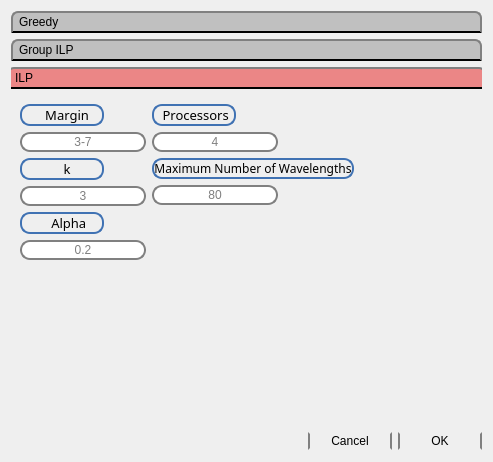
<?xml version="1.0" encoding="UTF-8"?>
<ui version="4.0">
 <class>RWA_Window</class>
 <widget class="QWidget" name="RWA_Window">
  <property name="geometry">
   <rect>
    <x>0</x>
    <y>0</y>
    <width>493</width>
    <height>462</height>
   </rect>
  </property>
  <property name="windowTitle">
   <string>RWA_Window</string>
  </property>
  <layout class="QGridLayout" name="gridLayout">
   <item row="0" column="0">
    <widget class="QToolBox" name="RW_toolBox">
     <property name="styleSheet">
      <string notr="true">QToolBox::tab {
	background-color: rgb(192, 192, 192);
     border: 2px solid gray; 
     
     border-bottom-color: Ea8686; /* same as the pane color */
     border-top-left-radius: 7px;
     border-top-right-radius: 7px;
     min-width: 28ex;
     padding: 2px; 
     
	
	font: 25 9pt &quot;Bahnschrift condensed&quot;;
}

QToolBox::tab:selected {
	background-color:#Eb8686; /* same as pane color */ 
     margin-left: -4px;
     margin-right: -4px;
	font: 63 9pt &quot;Bahnschrift SemiBold&quot;;
}

</string>
     </property>
     <property name="currentIndex">
      <number>2</number>
     </property>
     <widget class="QWidget" name="Greedy">
      <property name="geometry">
       <rect>
        <x>0</x>
        <y>0</y>
        <width>475</width>
        <height>321</height>
       </rect>
      </property>
      <attribute name="label">
       <string>Greedy</string>
      </attribute>
      <layout class="QGridLayout" name="gridLayout_4">
       <item row="1" column="0">
        <layout class="QFormLayout" name="formLayout_13">
         <item row="0" column="0">
          <widget class="QLabel" name="Greedy_Alpha_Label">
           <property name="font">
            <font>
             <family>Bahnschrift Condensed</family>
             <pointsize>10</pointsize>
             <weight>9</weight>
             <italic>false</italic>
             <bold>false</bold>
            </font>
           </property>
           <property name="styleSheet">
            <string notr="true"> QLabel {
    
    border-radius: 10px;
    
	
	font: 75 10pt &quot;Bahnschrift Condensed&quot;;
	
    border: 2px solid #8f8f91; min-width: 80px;
	border-color: #4072B3; 
}</string>
           </property>
           <property name="text">
            <string>      Alpha  </string>
           </property>
           <property name="alignment">
            <set>Qt::AlignCenter</set>
           </property>
          </widget>
         </item>
         <item row="1" column="0">
          <widget class="QLineEdit" name="Greedy_Alpha_LineEdit">
           <property name="styleSheet">
            <string notr="true"> QLineEdit {
    border: 2px solid gray;
    border-radius: 10px;
    padding: 0 8px;
    selection-background-color: darkgray;
}</string>
           </property>
           <property name="text">
            <string/>
           </property>
           <property name="alignment">
            <set>Qt::AlignCenter</set>
           </property>
           <property name="placeholderText">
            <string>0.2</string>
           </property>
           <property name="clearButtonEnabled">
            <bool>true</bool>
           </property>
          </widget>
         </item>
        </layout>
       </item>
       <item row="0" column="0">
        <layout class="QGridLayout" name="mergindemands_gridlayout_3">
         <item row="0" column="0">
          <widget class="QLabel" name="Mergin_DemandRe_Label">
           <property name="font">
            <font>
             <family>Bahnschrift</family>
             <pointsize>9</pointsize>
             <weight>50</weight>
             <bold>false</bold>
            </font>
           </property>
           <property name="styleSheet">
            <string notr="true"/>
           </property>
           <property name="text">
            <string>Merging demands</string>
           </property>
           <property name="alignment">
            <set>Qt::AlignCenter</set>
           </property>
          </widget>
         </item>
         <item row="0" column="1">
          <widget class="QComboBox" name="Mergin_DemandRe_LineEdit">
           <property name="font">
            <font>
             <family>Bahnschrift</family>
             <pointsize>9</pointsize>
            </font>
           </property>
           <property name="styleSheet">
            <string notr="true">QComboBox {
    
    border-radius: 0px;
    padding: 1px 18px 1px 5px;
    min-width: 6em; 
    
	border:1px solid rgb(0, 139, 208);
	
   
	
}





/* QComboBox gets the &quot;on&quot; state when the popup is open */


QComboBox:on { /* shift the text when the popup opens */
    padding-top: 3px;
    padding-left: 4px;
}

QComboBox::drop-down {
    subcontrol-origin: padding;
    subcontrol-position: top right;
    width: 20px;
    
	
    border-left-width: 2px;
    border-left-color: darkblue;
    border-left-style: solid; /* just a single line */
    border-top-right-radius: 0px; /* same radius as the QComboBox */
    border-bottom-right-radius: 0px;
}

QComboBox::down-arrow {
   
	image: url(:/newPrefix/dropdown.png); 
    
	
}

QComboBox::down-arrow:on { /* shift the arrow when popup is open */
    
	
	image: url(:/newPrefix/dropup.png);
}


QComboBox QAbstractItemView {
    
	border-color:2px solid blue;
   }</string>
           </property>
           <property name="editable">
            <bool>false</bool>
           </property>
           <property name="currentText">
            <string>True</string>
           </property>
           <item>
            <property name="text">
             <string>True</string>
            </property>
           </item>
           <item>
            <property name="text">
             <string>False</string>
            </property>
           </item>
          </widget>
         </item>
        </layout>
       </item>
       <item row="2" column="0">
        <layout class="QFormLayout" name="formLayout_15">
         <item row="0" column="0">
          <widget class="QLabel" name="Greedy_Margin_Label">
           <property name="font">
            <font>
             <family>Bahnschrift Condensed</family>
             <pointsize>10</pointsize>
             <weight>9</weight>
             <italic>false</italic>
             <bold>false</bold>
            </font>
           </property>
           <property name="styleSheet">
            <string notr="true"> QLabel {
    
    border-radius: 10px;
    
	
	font: 75 10pt &quot;Bahnschrift Condensed&quot;;
	
    border: 2px solid #8f8f91; min-width: 80px;
	border-color: #4072B3; 
}</string>
           </property>
           <property name="text">
            <string>    Margin </string>
           </property>
           <property name="alignment">
            <set>Qt::AlignCenter</set>
           </property>
          </widget>
         </item>
         <item row="1" column="0">
          <widget class="QLineEdit" name="Greedy_Margin_LineEdit">
           <property name="styleSheet">
            <string notr="true">
 QLineEdit {
    border: 2px solid gray;
    border-radius: 10px;
    padding: 0 8px;
    selection-background-color: darkgray;
}</string>
           </property>
           <property name="text">
            <string/>
           </property>
           <property name="alignment">
            <set>Qt::AlignCenter</set>
           </property>
           <property name="placeholderText">
            <string>3-7</string>
           </property>
           <property name="clearButtonEnabled">
            <bool>true</bool>
           </property>
          </widget>
         </item>
        </layout>
       </item>
       <item row="1" column="1">
        <layout class="QFormLayout" name="formLayout_14">
         <item row="0" column="0">
          <widget class="QLabel" name="Greedy_Iteration_Label">
           <property name="font">
            <font>
             <family>Bahnschrift Condensed</family>
             <pointsize>10</pointsize>
             <weight>9</weight>
             <italic>false</italic>
             <bold>false</bold>
            </font>
           </property>
           <property name="styleSheet">
            <string notr="true"> QLabel {
    
    border-radius: 10px;
    
	
	font: 75 10pt &quot;Bahnschrift Condensed&quot;;
	
    border: 2px solid #8f8f91; min-width: 80px;
	border-color: #4072B3; 
}</string>
           </property>
           <property name="midLineWidth">
            <number>7</number>
           </property>
           <property name="text">
            <string>  Iteration   </string>
           </property>
           <property name="alignment">
            <set>Qt::AlignCenter</set>
           </property>
          </widget>
         </item>
         <item row="1" column="0">
          <widget class="QLineEdit" name="Greedy_Iteration_LineEdit">
           <property name="styleSheet">
            <string notr="true">
 QLineEdit {
    border: 2px solid gray;
    border-radius: 10px;
    padding: 0 8px;
    selection-background-color: darkgray;
}</string>
           </property>
           <property name="text">
            <string/>
           </property>
           <property name="alignment">
            <set>Qt::AlignCenter</set>
           </property>
           <property name="placeholderText">
            <string>4</string>
           </property>
           <property name="clearButtonEnabled">
            <bool>true</bool>
           </property>
          </widget>
         </item>
        </layout>
       </item>
       <item row="3" column="1">
        <layout class="QFormLayout" name="formLayout_18">
         <item row="0" column="0">
          <widget class="QLabel" name="Greedy_MaxNW_Label">
           <property name="font">
            <font>
             <family>Bahnschrift Condensed</family>
             <pointsize>9</pointsize>
             <weight>9</weight>
             <italic>false</italic>
             <bold>false</bold>
            </font>
           </property>
           <property name="styleSheet">
            <string notr="true">  QLabel {
    
    border-radius: 10px;
    
	
	font: 75 9pt &quot;Bahnschrift Condensed&quot;;
	
    border: 2px solid #8f8f91; min-width: 80px;
	border-color: #4072B3; 
}</string>
           </property>
           <property name="text">
            <string>Maximum Number of Wavelengths</string>
           </property>
           <property name="alignment">
            <set>Qt::AlignCenter</set>
           </property>
          </widget>
         </item>
         <item row="1" column="0">
          <widget class="QLineEdit" name="Greedy_MaxNW_LineEdit">
           <property name="styleSheet">
            <string notr="true"> QLineEdit {
    border: 2px solid gray;
    border-radius: 10px;
    padding: 0 8px;
    selection-background-color: darkgray;
}</string>
           </property>
           <property name="text">
            <string/>
           </property>
           <property name="alignment">
            <set>Qt::AlignCenter</set>
           </property>
           <property name="placeholderText">
            <string>80</string>
           </property>
           <property name="clearButtonEnabled">
            <bool>true</bool>
           </property>
          </widget>
         </item>
        </layout>
       </item>
       <item row="2" column="1">
        <layout class="QFormLayout" name="formLayout_16">
         <item row="0" column="0">
          <widget class="QLabel" name="Greedy_Processors_Label">
           <property name="font">
            <font>
             <family>Bahnschrift Condensed</family>
             <pointsize>10</pointsize>
             <weight>9</weight>
             <italic>false</italic>
             <bold>false</bold>
            </font>
           </property>
           <property name="styleSheet">
            <string notr="true">  QLabel {
    
    border-radius: 10px;
    
	
	font: 75 10pt &quot;Bahnschrift Condensed&quot;;
	
    border: 2px solid #8f8f91; min-width: 80px;
	border-color: #4072B3; 
}</string>
           </property>
           <property name="text">
            <string> Processors</string>
           </property>
           <property name="alignment">
            <set>Qt::AlignCenter</set>
           </property>
          </widget>
         </item>
         <item row="1" column="0">
          <widget class="QLineEdit" name="Greedy_Processors_LineEdit">
           <property name="styleSheet">
            <string notr="true">
 QLineEdit {
    border: 2px solid gray;
    border-radius: 10px;
    padding: 0 8px;
    selection-background-color: darkgray;
}</string>
           </property>
           <property name="text">
            <string/>
           </property>
           <property name="alignment">
            <set>Qt::AlignCenter</set>
           </property>
           <property name="placeholderText">
            <string>4</string>
           </property>
           <property name="clearButtonEnabled">
            <bool>true</bool>
           </property>
          </widget>
         </item>
        </layout>
       </item>
       <item row="3" column="0">
        <layout class="QFormLayout" name="formLayout_17">
         <item row="0" column="0">
          <widget class="QLabel" name="Greedy_K_Label">
           <property name="font">
            <font>
             <family>Bahnschrift Condensed</family>
             <pointsize>10</pointsize>
             <weight>9</weight>
             <italic>false</italic>
             <bold>false</bold>
            </font>
           </property>
           <property name="styleSheet">
            <string notr="true">  QLabel {
    
    border-radius: 10px;
    
	
	font: 75 10pt &quot;Bahnschrift Condensed&quot;;
	
    border: 2px solid #8f8f91; min-width: 80px;
	border-color: #4072B3; 
}</string>
           </property>
           <property name="text">
            <string>     k     </string>
           </property>
           <property name="alignment">
            <set>Qt::AlignCenter</set>
           </property>
          </widget>
         </item>
         <item row="1" column="0">
          <widget class="QLineEdit" name="Greedy_K_LineEdit">
           <property name="styleSheet">
            <string notr="true">
 QLineEdit {
    border: 2px solid gray;
    border-radius: 10px;
    padding: 0 8px;
    selection-background-color: darkgray;
}</string>
           </property>
           <property name="text">
            <string/>
           </property>
           <property name="alignment">
            <set>Qt::AlignCenter</set>
           </property>
           <property name="placeholderText">
            <string>3</string>
           </property>
           <property name="clearButtonEnabled">
            <bool>true</bool>
           </property>
          </widget>
         </item>
        </layout>
       </item>
      </layout>
     </widget>
     <widget class="QWidget" name="Group_ILP">
      <property name="geometry">
       <rect>
        <x>0</x>
        <y>0</y>
        <width>208</width>
        <height>256</height>
       </rect>
      </property>
      <attribute name="label">
       <string>Group ILP</string>
      </attribute>
      <layout class="QGridLayout" name="gridLayout_2">
       <item row="0" column="0">
        <layout class="QFormLayout" name="formLayout_19">
         <item row="0" column="0">
          <widget class="QLabel" name="GroupILP_Alpha_Label">
           <property name="font">
            <font>
             <family>Bahnschrift Condensed</family>
             <pointsize>10</pointsize>
             <weight>9</weight>
             <italic>false</italic>
             <bold>false</bold>
            </font>
           </property>
           <property name="styleSheet">
            <string notr="true"> QLabel {
    
    border-radius: 10px;
    
	
	font: 75 10pt &quot;Bahnschrift Condensed&quot;;
	
    border: 2px solid #8f8f91; min-width: 80px;
	border-color: #4072B3; 
}</string>
           </property>
           <property name="text">
            <string>      Alpha  </string>
           </property>
           <property name="alignment">
            <set>Qt::AlignCenter</set>
           </property>
          </widget>
         </item>
         <item row="1" column="0">
          <widget class="QLineEdit" name="GroupILP_Alpha_LineEdit">
           <property name="styleSheet">
            <string notr="true"> QLineEdit {
    border: 2px solid gray;
    border-radius: 10px;
    padding: 0 8px;
    selection-background-color: darkgray;
}</string>
           </property>
           <property name="text">
            <string/>
           </property>
           <property name="alignment">
            <set>Qt::AlignCenter</set>
           </property>
           <property name="placeholderText">
            <string>0.2</string>
           </property>
           <property name="clearButtonEnabled">
            <bool>true</bool>
           </property>
          </widget>
         </item>
        </layout>
       </item>
       <item row="0" column="1">
        <layout class="QFormLayout" name="formLayout_20">
         <item row="0" column="0">
          <widget class="QLabel" name="GroupILP_Iteration_Label">
           <property name="font">
            <font>
             <family>Bahnschrift Condensed</family>
             <pointsize>10</pointsize>
             <weight>9</weight>
             <italic>false</italic>
             <bold>false</bold>
            </font>
           </property>
           <property name="styleSheet">
            <string notr="true"> QLabel {
    
    border-radius: 10px;
    
	
	font: 75 10pt &quot;Bahnschrift Condensed&quot;;
	
    border: 2px solid #8f8f91; min-width: 80px;
	border-color: #4072B3; 
}</string>
           </property>
           <property name="text">
            <string>  Iteration   </string>
           </property>
           <property name="alignment">
            <set>Qt::AlignCenter</set>
           </property>
          </widget>
         </item>
         <item row="1" column="0">
          <widget class="QLineEdit" name="GroupILP_Iteration_LineEdit">
           <property name="styleSheet">
            <string notr="true"> QLineEdit {
    border: 2px solid gray;
    border-radius: 10px;
    padding: 0 8px;
    selection-background-color: darkgray;
}</string>
           </property>
           <property name="text">
            <string/>
           </property>
           <property name="alignment">
            <set>Qt::AlignCenter</set>
           </property>
           <property name="placeholderText">
            <string>4</string>
           </property>
           <property name="clearButtonEnabled">
            <bool>true</bool>
           </property>
          </widget>
         </item>
        </layout>
       </item>
       <item row="1" column="0">
        <layout class="QFormLayout" name="formLayout_21">
         <item row="0" column="0">
          <widget class="QLabel" name="GroupILP_Margin_Label">
           <property name="font">
            <font>
             <family>Bahnschrift Condensed</family>
             <pointsize>10</pointsize>
             <weight>9</weight>
             <italic>false</italic>
             <bold>false</bold>
            </font>
           </property>
           <property name="styleSheet">
            <string notr="true">  QLabel {
    
    border-radius: 10px;
    
	
	font: 75 10pt &quot;Bahnschrift Condensed&quot;;
	
    border: 2px solid #8f8f91; min-width: 80px;
	border-color: #4072B3; 
}</string>
           </property>
           <property name="text">
            <string>    Margin </string>
           </property>
           <property name="alignment">
            <set>Qt::AlignCenter</set>
           </property>
          </widget>
         </item>
         <item row="1" column="0">
          <widget class="QLineEdit" name="GroupILP_Margin_LineEdit">
           <property name="styleSheet">
            <string notr="true"> QLineEdit {
    border: 2px solid gray;
    border-radius: 10px;
    padding: 0 8px;
    selection-background-color: darkgray;
}</string>
           </property>
           <property name="text">
            <string/>
           </property>
           <property name="alignment">
            <set>Qt::AlignCenter</set>
           </property>
           <property name="placeholderText">
            <string>3-7</string>
           </property>
           <property name="clearButtonEnabled">
            <bool>true</bool>
           </property>
          </widget>
         </item>
        </layout>
       </item>
       <item row="1" column="1">
        <layout class="QFormLayout" name="formLayout_22">
         <item row="0" column="0">
          <widget class="QLabel" name="GroupILP_Processors_Label">
           <property name="font">
            <font>
             <family>Bahnschrift Condensed</family>
             <pointsize>10</pointsize>
             <weight>9</weight>
             <italic>false</italic>
             <bold>false</bold>
            </font>
           </property>
           <property name="styleSheet">
            <string notr="true"> QLabel {
    
    border-radius: 10px;
    
	
	font: 75 10pt &quot;Bahnschrift Condensed&quot;;
	
    border: 2px solid #8f8f91; min-width: 80px;
	border-color: #4072B3; 
}</string>
           </property>
           <property name="text">
            <string> Processors</string>
           </property>
           <property name="alignment">
            <set>Qt::AlignCenter</set>
           </property>
          </widget>
         </item>
         <item row="1" column="0">
          <widget class="QLineEdit" name="GroupILP_Processors_LineEdit">
           <property name="styleSheet">
            <string notr="true"> QLineEdit {
    border: 2px solid gray;
    border-radius: 10px;
    padding: 0 8px;
    selection-background-color: darkgray;
}</string>
           </property>
           <property name="text">
            <string/>
           </property>
           <property name="alignment">
            <set>Qt::AlignCenter</set>
           </property>
           <property name="placeholderText">
            <string>4</string>
           </property>
           <property name="clearButtonEnabled">
            <bool>true</bool>
           </property>
          </widget>
         </item>
        </layout>
       </item>
       <item row="2" column="0">
        <layout class="QFormLayout" name="formLayout_23">
         <item row="0" column="0">
          <widget class="QLabel" name="GroupILP_K_Label">
           <property name="font">
            <font>
             <family>Bahnschrift Condensed</family>
             <pointsize>10</pointsize>
             <weight>9</weight>
             <italic>false</italic>
             <bold>false</bold>
            </font>
           </property>
           <property name="styleSheet">
            <string notr="true">  QLabel {
    
    border-radius: 10px;
    
	
	font: 75 10pt &quot;Bahnschrift Condensed&quot;;
	
    border: 2px solid #8f8f91; min-width: 80px;
	border-color: #4072B3; 
}</string>
           </property>
           <property name="text">
            <string>        k     </string>
           </property>
           <property name="alignment">
            <set>Qt::AlignCenter</set>
           </property>
          </widget>
         </item>
         <item row="1" column="0">
          <widget class="QLineEdit" name="GroupILP_K_LineEdit">
           <property name="styleSheet">
            <string notr="true"> QLineEdit {
    border: 2px solid gray;
    border-radius: 10px;
    padding: 0 8px;
    selection-background-color: darkgray;
}</string>
           </property>
           <property name="text">
            <string/>
           </property>
           <property name="alignment">
            <set>Qt::AlignCenter</set>
           </property>
           <property name="placeholderText">
            <string>3</string>
           </property>
           <property name="clearButtonEnabled">
            <bool>true</bool>
           </property>
          </widget>
         </item>
        </layout>
       </item>
       <item row="2" column="1">
        <layout class="QFormLayout" name="formLayout_24">
         <item row="0" column="0">
          <widget class="QLabel" name="GroupILP_MaxNW_Label">
           <property name="font">
            <font>
             <family>Bahnschrift Condensed</family>
             <pointsize>10</pointsize>
             <weight>9</weight>
             <italic>false</italic>
             <bold>false</bold>
            </font>
           </property>
           <property name="styleSheet">
            <string notr="true"> QLabel {
    
    border-radius: 10px;
    
	
	font: 75 10pt &quot;Bahnschrift Condensed&quot;;
	
    border: 2px solid #8f8f91; min-width: 80px;
	border-color: #4072B3; 
}</string>
           </property>
           <property name="text">
            <string>Maximum Number of Wavelengths</string>
           </property>
           <property name="alignment">
            <set>Qt::AlignCenter</set>
           </property>
          </widget>
         </item>
         <item row="1" column="0">
          <widget class="QLineEdit" name="GroupILP_MaxNW_LineEdit">
           <property name="styleSheet">
            <string notr="true"> QLineEdit {
    border: 2px solid gray;
    border-radius: 10px;
    padding: 0 8px;
    selection-background-color: darkgray;
}</string>
           </property>
           <property name="text">
            <string/>
           </property>
           <property name="alignment">
            <set>Qt::AlignCenter</set>
           </property>
           <property name="placeholderText">
            <string>80</string>
           </property>
           <property name="clearButtonEnabled">
            <bool>true</bool>
           </property>
          </widget>
         </item>
        </layout>
       </item>
       <item row="3" column="0">
        <layout class="QFormLayout" name="formLayout_25">
         <item row="0" column="0">
          <widget class="QLabel" name="GroupILP_Groupsize_Label">
           <property name="font">
            <font>
             <family>Bahnschrift Condensed</family>
             <pointsize>10</pointsize>
             <weight>9</weight>
             <italic>false</italic>
             <bold>false</bold>
            </font>
           </property>
           <property name="styleSheet">
            <string notr="true">  QLabel {
    
    border-radius: 10px;
    
	
	font: 75 10pt &quot;Bahnschrift Condensed&quot;;
	
    border: 2px solid #8f8f91; min-width: 80px;
	border-color: #4072B3; 
}</string>
           </property>
           <property name="text">
            <string>Group Size</string>
           </property>
           <property name="alignment">
            <set>Qt::AlignCenter</set>
           </property>
          </widget>
         </item>
         <item row="1" column="0">
          <widget class="QLineEdit" name="GroupILP_Groupsize_LineEdit">
           <property name="styleSheet">
            <string notr="true"> QLineEdit {
    border: 2px solid gray;
    border-radius: 10px;
    padding: 0 8px;
    selection-background-color: darkgray;
}</string>
           </property>
           <property name="text">
            <string/>
           </property>
           <property name="alignment">
            <set>Qt::AlignCenter</set>
           </property>
           <property name="placeholderText">
            <string>2-3</string>
           </property>
           <property name="clearButtonEnabled">
            <bool>true</bool>
           </property>
          </widget>
         </item>
        </layout>
       </item>
       <item row="3" column="1">
        <layout class="QFormLayout" name="formLayout_26">
         <item row="1" column="0">
          <widget class="QLineEdit" name="GroupILP_History_LineEdit">
           <property name="styleSheet">
            <string notr="true"> QLineEdit {
    border: 2px solid gray;
    border-radius: 10px;
    padding: 0 8px;
    selection-background-color: darkgray;
}</string>
           </property>
           <property name="text">
            <string/>
           </property>
           <property name="alignment">
            <set>Qt::AlignCenter</set>
           </property>
           <property name="placeholderText">
            <string>20-30</string>
           </property>
           <property name="clearButtonEnabled">
            <bool>true</bool>
           </property>
          </widget>
         </item>
         <item row="0" column="0">
          <widget class="QLabel" name="GroupILP_History_Label">
           <property name="font">
            <font>
             <family>Bahnschrift Condensed</family>
             <pointsize>10</pointsize>
             <weight>9</weight>
             <italic>false</italic>
             <bold>false</bold>
            </font>
           </property>
           <property name="styleSheet">
            <string notr="true">  QLabel {
    
    border-radius: 10px;
    
	
	font: 75 10pt &quot;Bahnschrift Condensed&quot;;
	
    border: 2px solid #8f8f91; min-width: 80px;
	border-color: #4072B3; 
}</string>
           </property>
           <property name="text">
            <string>      History   </string>
           </property>
           <property name="alignment">
            <set>Qt::AlignCenter</set>
           </property>
          </widget>
         </item>
        </layout>
       </item>
      </layout>
     </widget>
     <widget class="QWidget" name="ILP">
      <property name="geometry">
       <rect>
        <x>0</x>
        <y>0</y>
        <width>475</width>
        <height>321</height>
       </rect>
      </property>
      <attribute name="label">
       <string>ILP</string>
      </attribute>
      <layout class="QFormLayout" name="formLayout">
       <item row="0" column="0">
        <layout class="QFormLayout" name="formLayout_28">
         <item row="0" column="0">
          <widget class="QLabel" name="ILP_Margin_Label">
           <property name="font">
            <font>
             <family>Bahnschrift Condensed</family>
             <pointsize>10</pointsize>
             <weight>9</weight>
             <italic>false</italic>
             <bold>false</bold>
            </font>
           </property>
           <property name="styleSheet">
            <string notr="true"> QLabel {
    
    border-radius: 10px;
    
	
	font: 75 10pt &quot;Bahnschrift Condensed&quot;;
	
    border: 2px solid #8f8f91; min-width: 80px;
	border-color: #4072B3; 
}</string>
           </property>
           <property name="text">
            <string>    Margin </string>
           </property>
           <property name="alignment">
            <set>Qt::AlignCenter</set>
           </property>
          </widget>
         </item>
         <item row="1" column="0">
          <widget class="QLineEdit" name="ILP_Margin_LineEdit">
           <property name="styleSheet">
            <string notr="true"> QLineEdit {
    border: 2px solid gray;
    border-radius: 10px;
    padding: 0 8px;
    selection-background-color: darkgray;
}</string>
           </property>
           <property name="text">
            <string/>
           </property>
           <property name="alignment">
            <set>Qt::AlignCenter</set>
           </property>
           <property name="placeholderText">
            <string>3-7</string>
           </property>
           <property name="clearButtonEnabled">
            <bool>true</bool>
           </property>
          </widget>
         </item>
        </layout>
       </item>
       <item row="0" column="1">
        <layout class="QFormLayout" name="formLayout_29">
         <item row="0" column="0">
          <widget class="QLabel" name="ILP_Processors_Label">
           <property name="font">
            <font>
             <family>Bahnschrift Condensed</family>
             <pointsize>10</pointsize>
             <weight>9</weight>
             <italic>false</italic>
             <bold>false</bold>
            </font>
           </property>
           <property name="styleSheet">
            <string notr="true"> QLabel {
    
    border-radius: 10px;
    
	
	font: 75 10pt &quot;Bahnschrift Condensed&quot;;
	
    border: 2px solid #8f8f91; min-width: 80px;
	border-color: #4072B3; 
}</string>
           </property>
           <property name="text">
            <string> Processors</string>
           </property>
           <property name="alignment">
            <set>Qt::AlignCenter</set>
           </property>
          </widget>
         </item>
         <item row="1" column="0">
          <widget class="QLineEdit" name="ILP_Processors_LineEdit">
           <property name="styleSheet">
            <string notr="true"> QLineEdit {
    border: 2px solid gray;
    border-radius: 10px;
    padding: 0 8px;
    selection-background-color: darkgray;
}</string>
           </property>
           <property name="text">
            <string/>
           </property>
           <property name="alignment">
            <set>Qt::AlignCenter</set>
           </property>
           <property name="placeholderText">
            <string>4</string>
           </property>
           <property name="clearButtonEnabled">
            <bool>true</bool>
           </property>
          </widget>
         </item>
        </layout>
       </item>
       <item row="1" column="0">
        <layout class="QFormLayout" name="formLayout_30">
         <item row="0" column="0">
          <widget class="QLabel" name="ILP_K_Label">
           <property name="font">
            <font>
             <family>Bahnschrift Condensed</family>
             <pointsize>10</pointsize>
             <weight>9</weight>
             <italic>false</italic>
             <bold>false</bold>
            </font>
           </property>
           <property name="styleSheet">
            <string notr="true">  QLabel {
    
    border-radius: 10px;
    
	
	font: 75 10pt &quot;Bahnschrift Condensed&quot;;
	
    border: 2px solid #8f8f91; min-width: 80px;
	border-color: #4072B3; 
}</string>
           </property>
           <property name="text">
            <string>        k     </string>
           </property>
           <property name="alignment">
            <set>Qt::AlignCenter</set>
           </property>
          </widget>
         </item>
         <item row="1" column="0">
          <widget class="QLineEdit" name="ILP_K_LineEdit">
           <property name="styleSheet">
            <string notr="true"> QLineEdit {
    border: 2px solid gray;
    border-radius: 10px;
    padding: 0 8px;
    selection-background-color: darkgray;
}</string>
           </property>
           <property name="text">
            <string/>
           </property>
           <property name="alignment">
            <set>Qt::AlignCenter</set>
           </property>
           <property name="placeholderText">
            <string>3</string>
           </property>
           <property name="clearButtonEnabled">
            <bool>true</bool>
           </property>
          </widget>
         </item>
        </layout>
       </item>
       <item row="1" column="1">
        <layout class="QFormLayout" name="formLayout_31">
         <item row="0" column="0">
          <widget class="QLabel" name="ILP_MaxNW_Label">
           <property name="font">
            <font>
             <family>Bahnschrift Condensed</family>
             <pointsize>9</pointsize>
             <weight>9</weight>
             <italic>false</italic>
             <bold>false</bold>
            </font>
           </property>
           <property name="styleSheet">
            <string notr="true">  QLabel {
    
    border-radius: 10px;
    
	
	font: 75 9pt &quot;Bahnschrift Condensed&quot;;
	
    border: 2px solid #8f8f91; min-width: 80px;
	border-color: #4072B3; 
}</string>
           </property>
           <property name="text">
            <string>Maximum Number of Wavelengths</string>
           </property>
           <property name="alignment">
            <set>Qt::AlignCenter</set>
           </property>
          </widget>
         </item>
         <item row="1" column="0">
          <widget class="QLineEdit" name="ILP_MaxNW_LineEdit">
           <property name="styleSheet">
            <string notr="true"> QLineEdit {
    border: 2px solid gray;
    border-radius: 10px;
    padding: 0 8px;
    selection-background-color: darkgray;
}</string>
           </property>
           <property name="text">
            <string/>
           </property>
           <property name="alignment">
            <set>Qt::AlignCenter</set>
           </property>
           <property name="placeholderText">
            <string>80</string>
           </property>
           <property name="clearButtonEnabled">
            <bool>true</bool>
           </property>
          </widget>
         </item>
        </layout>
       </item>
       <item row="2" column="0">
        <layout class="QFormLayout" name="formLayout_27">
         <item row="0" column="0">
          <widget class="QLabel" name="ILP_Alpha_Label">
           <property name="font">
            <font>
             <family>Bahnschrift Condensed</family>
             <pointsize>10</pointsize>
             <weight>9</weight>
             <italic>false</italic>
             <bold>false</bold>
            </font>
           </property>
           <property name="styleSheet">
            <string notr="true">  QLabel {
    
    border-radius: 10px;
    
	
	font: 75 10pt &quot;Bahnschrift Condensed&quot;;
	
    border: 2px solid #8f8f91; min-width: 80px;
	border-color: #4072B3; 
}</string>
           </property>
           <property name="text">
            <string>      Alpha  </string>
           </property>
           <property name="alignment">
            <set>Qt::AlignCenter</set>
           </property>
          </widget>
         </item>
         <item row="1" column="0">
          <widget class="QLineEdit" name="ILP_Alpha_LineEdit">
           <property name="styleSheet">
            <string notr="true"> QLineEdit {
    border: 2px solid gray;
    border-radius: 10px;
    padding: 0 8px;
    selection-background-color: darkgray;
}</string>
           </property>
           <property name="text">
            <string/>
           </property>
           <property name="alignment">
            <set>Qt::AlignCenter</set>
           </property>
           <property name="placeholderText">
            <string>0.2</string>
           </property>
           <property name="clearButtonEnabled">
            <bool>true</bool>
           </property>
          </widget>
         </item>
        </layout>
       </item>
       <item row="2" column="1">
        <layout class="QGridLayout" name="gridLayout_5">
         <item row="0" column="0">
          <widget class="QLabel" name="label">
           <property name="text">
            <string/>
           </property>
          </widget>
         </item>
        </layout>
       </item>
      </layout>
     </widget>
    </widget>
   </item>
   <item row="1" column="0">
    <layout class="QGridLayout" name="gridLayout_3">
     <item row="0" column="2">
      <widget class="QPushButton" name="ok_pushbutton">
       <property name="styleSheet">
        <string notr="true">QPushButton {
	
	
	 
    font: 75 10pt &quot;Bahnschrift Condensed&quot;;
	
	
    border:2px solid black; min-width: 80px;
	border-color: dark gray; 
    border-radius: 25px;
}

QPushButton:pressed,hover {
    background-color: #EB8686; 
}
QPushButton:hover {
    background-color: #EB8686; 
}
QPushButton:flat {
    border: none; /* no border for a flat push button */
}

QPushButton:default {
    border-color: navy; /* make the default button prominent */
}</string>
       </property>
       <property name="text">
        <string>OK</string>
       </property>
       <property name="autoDefault">
        <bool>false</bool>
       </property>
      </widget>
     </item>
     <item row="0" column="1">
      <widget class="QPushButton" name="cancel_pushbutton">
       <property name="styleSheet">
        <string notr="true">QPushButton {
	
	
	 
    font: 75 10pt &quot;Bahnschrift Condensed&quot;;
	
	
    border:2px solid black; min-width: 80px;
	border-color: dark gray; 
    border-radius: 25px;
}

QPushButton:pressed,hover {
    background-color: #EB8686; 
}
QPushButton:hover {
    background-color: #C0C0C0; 
}
QPushButton:flat {
    border: none; /* no border for a flat push button */
}

QPushButton:default {
    border-color: navy; /* make the default button prominent */
}</string>
       </property>
       <property name="text">
        <string>Cancel</string>
       </property>
      </widget>
     </item>
     <item row="0" column="0">
      <spacer name="horizontalSpacer_3">
       <property name="orientation">
        <enum>Qt::Horizontal</enum>
       </property>
       <property name="sizeHint" stdset="0">
        <size>
         <width>40</width>
         <height>20</height>
        </size>
       </property>
      </spacer>
     </item>
    </layout>
   </item>
  </layout>
 </widget>
 <resources>
  <include location="iconresources.qrc"/>
 </resources>
 <connections/>
</ui>
